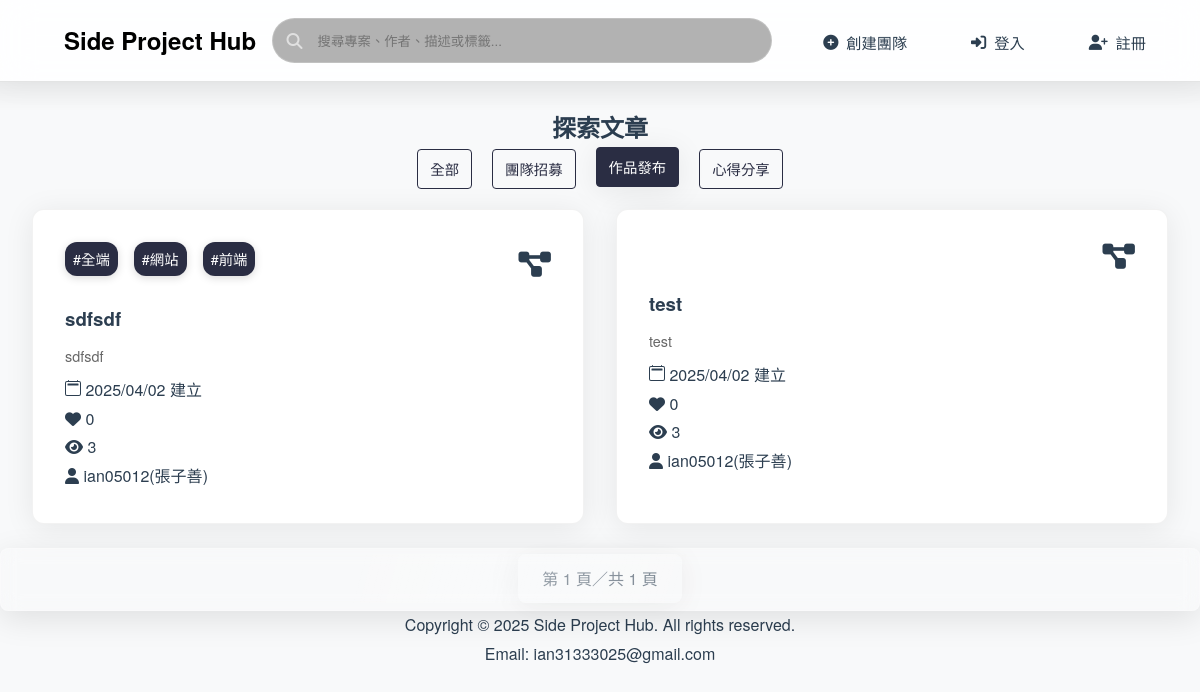
The app's page /explore/?type=project, older data.
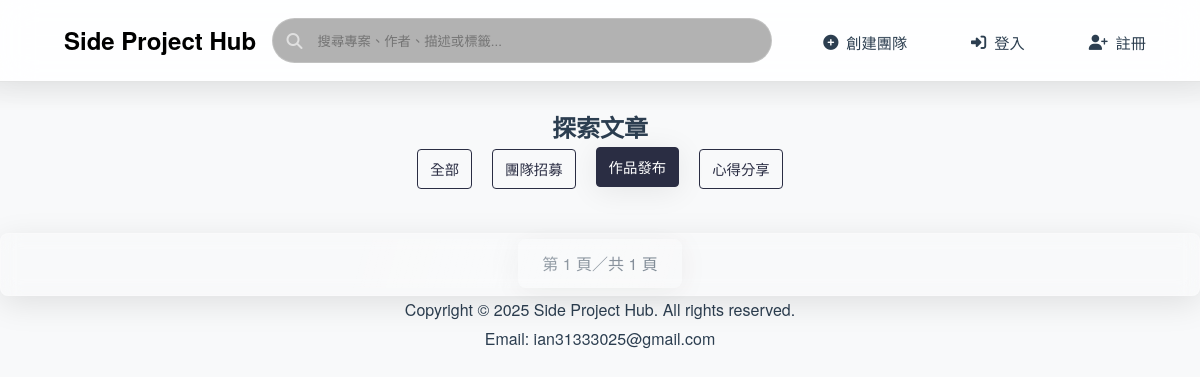
The same page, newer data.
### sp_app/models.py (models this page shows, shortened)
class Tag(models.Model):
    name = models.CharField(max_length=50, unique=True)
    created = models.DateTimeField(auto_now_add=True)

class Post(models.Model):
    TYPE_CHOICES = (
        ('team', '團隊招募'),
        ('project', '作品發布'),
        ('experience', '心得分享'),
    )
    title = models.TextField(default="")
    description = models.TextField(default="")
    content = models.TextField(default="")
    author = models.ForeignKey(user, on_delete=models.CASCADE)
    created = models.DateTimeField(auto_now_add=True)
    updated = models.DateTimeField(auto_now=True)
    likes = models.IntegerField(default=0)
    watched = models.IntegerField(default=0)
    tags = models.ManyToManyField(Tag, blank=True)
    post_type = models.CharField(max_length=10, choices=TYPE_CHOICES, default='team')

class user(AbstractUser):
    name = models.TextField(default="")
    gender = models.TextField(default="男")
    description = models.TextField(default="這人耍酷，甚麼都沒有留下")
    github = models.URLField(blank=True, default="")
    instagram = models.URLField(blank=True, default="")
    line = models.TextField(blank=True, default="")
    custom_site_name = models.TextField(blank=True, default="")
    custom_site_url = models.URLField(blank=True, default="")
    avatar = models.ImageField(upload_to='avatars/', blank=True, default="")
    birthday = models.DateTimeField(auto_now_add=True)
    created = models.DateTimeField(auto_now_add=True)
    USERNAME_FIELD = 'username'
    REQUIRED_FIELDS = []

### sp_app/views.py (the view, shortened to what this page needs)
# urls.py: path('explore/',views.explore, name='explore'),
def explore(request):
    query = request.GET.get('search_query', '')
    post_type = request.GET.get('type', 'all')
    post_list = Post.objects.all().order_by('created').reverse()
    if post_type and post_type != 'all':
        post_list = post_list.filter(post_type=post_type)
    paginator = Paginator(post_list, 10)  # 每頁顯示10個項目
    page_number = request.GET.get('page')
    page_obj = paginator.get_page(page_number)
    context = {
        'page_obj': page_obj,
        'search_query': query
    }
    return render(request, 'explore.html', context)

### templates/explore.html (shortened to what this page needs)
<!DOCTYPE html>
<html lang="zh-Hant">
<head>
    {% load static %}
    <link rel="stylesheet" href="{% static 'css/styles.css' %}">
    <link rel="stylesheet" href="{% static 'css/responsive.css' %}">
</head>
<body>
<header class="glass-header" style="padding: 0.5rem 2rem">
    <nav class="nav-container">
        <a href="{% url 'index' %}" style="text-decoration: none; color: black;"><h1>Side Project Hub</h1></a>
        <form method="GET" action="{% url 'explore' %}" class="search-container">
            <i class="fas fa-search search-icon"></i>
            <input type="text"
                   class="search-bar"
ˊ窗                   name="search_query"
                   placeholder="搜尋專案、作者、描述或標籤..."
                   value="{{ search_query|default:'' }}">
        </form>
        <div class="nav-links">
            <a href="{% url 'create_post' %}" class="header-nav-btn neon-hover"><i class="fas fa-plus-circle"></i>創建團隊</a>
            {% if request.user.is_authenticated %}
                <div class="user-dropdown">
                    <button class="user-profile header-nav-btn neon-hover" style="background: var(--primary-green); color: white;">
                        {% if request.user.avatar %}
                            <img src="{{ request.user.avatar.url }}" alt="{{ request.user.username }}" style="width: 24px; height: 24px; border-radius: 50%; object-fit: cover;">
                        {% else %}
                            <i class="fas fa-user-astronaut"></i>
                        {% endif %}
                        <span><a href="{% url 'profile_with_username' request.user.username %}" style="text-decoration: none; color: inherit;">{{ request.user.username }}{% if request.user.name %}({{ request.user.name }}){% endif %}</a></span>
                    </button>
                    <div class="dropdown-content">
                        <a href="{% url 'profile' %}"><i class="fas fa-user"></i>個人資料</a>
                        <a href="{% url 'logout' %}"><i class="fas fa-sign-out-alt"></i>登出</a>
                    </div>
                </div>
            {% else %}
                <a href="{% url 'login' %}" class="header-nav-btn neon-hover"><i class="fas fa-sign-in-alt"></i>登入</a>
                <a href="{% url 'register' %}" class="header-nav-btn neon-hover"><i class="fas fa-user-plus"></i>註冊</a>
            {% endif %}
        </div>
    </nav>
    <div class="header-gradient"></div>
</header>
<div class="content" style="margin-top: 2%;">
    <div class="section-header">
        <h2 class="section-title" style="text-align: center;">
            <span class="highlight">探索文章</span>
        </h2>
        <div style="display: flex; justify-content: center; margin-bottom: 20px;">
            <a href="?type=all" class="nav-btn neon-hover {% if request.GET.type == 'all' or not request.GET.type %}active{% endif %}" style="margin: 0 10px;">全部</a>
            <a href="?type=team" class="nav-btn neon-hover {% if request.GET.type == 'team' %}active{% endif %}" style="margin: 0 10px;">團隊招募</a>
            <a href="?type=project" class="nav-btn neon-hover {% if request.GET.type == 'project' %}active{% endif %}" style="margin: 0 10px;">作品發布</a>
            <a href="?type=experience" class="nav-btn neon-hover {% if request.GET.type == 'experience' %}active{% endif %}" style="margin: 0 10px;">心得分享</a>
        </div>
    </div>
    <div class="project-grid" style="grid-template-columns: repeat(2, 1fr); gap: 2rem; padding: 0 2rem;">
        {% for post in page_obj %}
        <div class="project-card">
            <a href="{% url 'post_detail' post.id %}" class="project-link" style="text-decoration: none; color: inherit;">
                <div class="card-header">
                    <div class="tech-stack">
                        {% for tag in post.tags.all %}
                        {% with display_tag=tag.name|truncatechars:15 %}
                        <span class="tech-tag" title="#{{ tag.name }}">#{{ display_tag }}</span>
                        {% endwith %}
                        {% endfor %}
                    </div>
                    {% if post.post_type == 'team' %}
                    <i class="fas fa-users card-icon" style="color: var(--gold-accent);"></i>
                    {% elif post.post_type == 'experience' %}
                    <i class="fa-solid fa-comments card-icon"></i>
                    {%else%}
                    <i class="fas fa-project-diagram card-icon" style="color: var(--gold-accent);"></i>
                    {% endif %}
                </div>
                <h3 class="project-title">{{ post.title }}</h3>
                <div class="desc-container">
                    <p class="project-description">{{ post.description }}</p>
                </div>
                <div class="project-meta">
                    <div class="meta-item">
                        {{ post.created|date:"Y/m/d" }} 建立
                    </div>
                    <div class="meta-item">
                        <i class="fa-solid fa-heart"></i>
                        {{post.likes}}
                    </div>
                    <div class="meta-item">
                        <i class="fa-solid fa-eye"></i>
                        {{post.watched}}
                    </div>
                    <div class="meta-item">
                        <i class="fa-solid fa-user"></i>
                        <a href="{% url 'profile_with_username' post.author.username %}" style="text-decoration: none; color: inherit;">{{post.author.username}}{% if post.author.name %}({{ post.author.name }}){% endif %}</a>
                    </div>
                </div>
            </a>
        </div>
        {% endfor %}
    </div>
    <div class="container-fluid" style="margin-top: 2%;">
        <nav aria-label="Page navigation" class="d-flex justify-content-center mt-5">
            <ul class="pagination pagination-lg glass-effect align-items-center"
                style="padding:1rem; border-radius:8px; backdrop-filter:blur(10px); width:100%; margin:0 auto; justify-content:center !important;">
                <li class="page-item disabled align-self-center mx-3">
                    <span class="page-link text-dark" style="background: transparent; border: none;">
                        第 {{ page_obj.number }} 頁／共 {{ page_obj.paginator.num_pages }} 頁
                    </span>
                </li>
            </ul>
        </nav>
    </div>
</div>
<footer>
    <div class="footer" style="text-align: center;">
        <p>Copyright © 2025 Side Project Hub. All rights reserved.</p>
        <p>Email: ian31333025@gmail.com</p>
    </div>
</footer>
</body>
</html>

### static/css/styles.css (style rules this page uses)
:root { --primary-green: #2A2D43; --secondary-green: #5F6B7D; --light-beige: #F8F9FA; --warm-gray: #7F8C8D; --dark-charcoal: #2C3E50; --transition-speed: 0.3s; --shadow-soft: 0 4px 30px rgba(0, 0, 0, 0.08); --border-radius: 12px; --accent-blue: #4A90E2; --font-stack: 'Inter', -apple-system, BlinkMacSystemFont, 'Segoe UI', Roboto, Oxygen, Ubuntu, Cantarell, sans-serif; }
* { box-sizing: border-box; margin: 0; padding: 0; font-family: 'Helvetica Neue', 'Microsoft JhengHei', sans-serif; }
body { background: var(--light-beige); color: var(--dark-charcoal); line-height: 1.8; min-height: 100vh; display: flex; flex-direction: column; }
.glass-header { background: rgba(255, 255, 255, 0.86); backdrop-filter: blur(16px) saturate(180%); border-bottom: 1px solid rgba(0, 0, 0, 0.06); padding: 0.8rem 2rem; position: sticky; top: 0; z-index: 1000; box-shadow: 0 2px 30px rgba(0, 0, 0, 0.05); }
.header-gradient { height: 4px; background: var(--primary-gradient); position: absolute; bottom: 0; left: 0; right: 0; animation: gradientFlow 3s infinite alternate; }
.nav-container { display: flex; justify-content: space-between; align-items: center; max-width: 1400px; margin: 0 auto; height: 65px; padding: 0.5rem 2rem; }
.nav-container > * { height: 100%; display: flex; align-items: center; justify-content: center; flex-wrap: nowrap; padding: 5px 0; }
.nav-links, .search-container, .user-dropdown { display: flex; align-items: center; height: 100%; }
.search-container { position: relative; flex-grow: 1; max-width: 500px; margin-right: 1rem; }
.search-icon { position: absolute; left: 15px; top: 50%; transform: translateY(-50%); color: rgba(255, 255, 255, 0.6); }
.search-bar { width: 100%; padding: 12px 45px; border-radius: 30px; border: 1px solid rgba(255, 255, 255, 0.2); background: rgba(0, 0, 0, 0.3); color: white; transition: all 0.3s ease; }
.nav-links { display: flex; gap: 1.5rem; align-items: center; }
.nav-btn { padding: 12px 30px; border-radius: var(--border-radius); text-decoration: none; color: white; transition: all var(--transition-speed) ease; display: flex; align-items: center; gap: 10px; background: var(--primary-green); border: none; font-weight: 500; cursor: pointer; }
.header-nav-btn { padding: 8px 20px; border-radius: var(--border-radius); text-decoration: none; color: var(--dark-charcoal); transition: all var(--transition-speed) ease; display: flex; align-items: center; gap: 8px; background: transparent; border: none; font-weight: 500; font-size: 0.95em; cursor: pointer; margin: auto 0; }
.nav-btn:hover, .nav-btn.active { background: var(--secondary-green); transform: translateY(-2px); box-shadow: var(--shadow-soft); color: white; }
.nav-links { margin-right: -30px; }
.glass-header::after { content: ''; position: absolute; bottom: -30px; left: 0; right: 0; height: 30px; pointer-events: none; background: linear-gradient(to bottom, rgba(0,0,0,0.05), transparent); }
.pagination { margin: 2rem 0; display: flex; justify-content: center; gap: 0.5rem; list-style: none; padding-left: 0; }
.page-link { position: relative; min-width: 100px; padding: 0.8rem 1.5rem; border: none; border-radius: 8px; background: linear-gradient(145deg, rgba(255,255,255,0.2), rgba(255,255,255,0.05)); backdrop-filter: blur(12px); color: var(--dark-charcoal); font-weight: 500; transition: all 0.3s cubic-bezier(0.4, 0, 0.2, 1); overflow: hidden; box-shadow: 0 4px 30px rgba(0, 0, 0, 0.1); border: 1px solid rgba(255,255,255,0.3); text-decoration: none !important; }
.page-link::before { content: ''; position: absolute; top: 0; left: -100%; width: 200%; height: 100%; background: linear-gradient( 90deg, rgba(255,255,255,0) 0%, rgba(255,255,255,0.2) 50%, rgba(255,255,255,0) 100% ); transform: skewX(-15deg); transition: left 0.6s; }
.page-item.disabled .page-link { opacity: 0.6; background: rgba(255,255,255,0.1); }
.glass-effect { background: rgba(255,255,255,0.12); backdrop-filter: blur(16px) saturate(180%); border-radius: 12px; padding: 1.2rem; border: 1px solid rgba(255,255,255,0.15); box-shadow: 0 8px 32px rgba(0, 0, 0, 0.1); }
.pagination-lg.glass-effect { padding: 1.5rem; border-radius: 16px; }

### templates/explore.html (style rules this page uses)
.nav-btn { border: 1px solid var(--primary-green); background-color: transparent; color: var(--primary-green); padding: 6px 12px; border-radius: 4px; font-size: 0.9em; transition: all 0.3s ease; }
.nav-btn:hover, .nav-btn.active { background-color: var(--primary-green); color: white; }

Row changes from the older to the newer data that the page shows:
removed Post: post_type "project" (drawn), title "sdfsdf", description "sdfsdf", created "2025/04/02", likes "0", watched "3", author.username "ian05012", author.name "張子善"
removed Tag: name "全端"
removed Tag: name "網站"
removed Tag: name "前端"
removed Post: post_type "project" (drawn), title "test", description "test", created "2025/04/02", likes "0", watched "3", author.username "ian05012", author.name "張子善"
